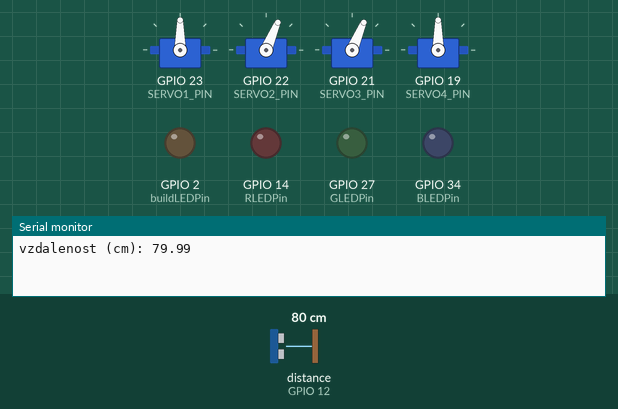
Simulated run of this sketch. Board: ESP32. Shown: 4 × servo, output pins drawn as LEDs (lit = HIGH), the last lines printed to the serial monitor. Wiring (inferred from the names in the program): ultrasonic range finder: trigger GPIO 13; echo GPIO 12. Inputs (shaded band) come from the test bench; at power-on: distance to the obstacle (sensor on GPIO 12) 80 cm. The echo pulse lasts 58.3 µs per cm; random numbers use the default seed unless the sketch sets one; pins used as bus, display or sensor lines are not drawn.

Above: at 0.97 s.
At 1.7 s:
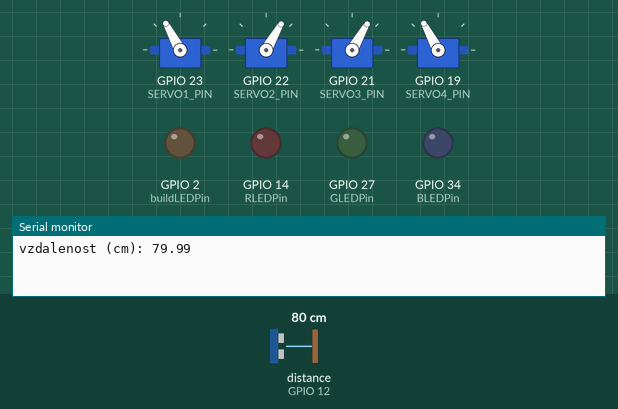
1.8 s: distance to the obstacle (sensor on GPIO 12) set to 2 cm
At 8.6 s:
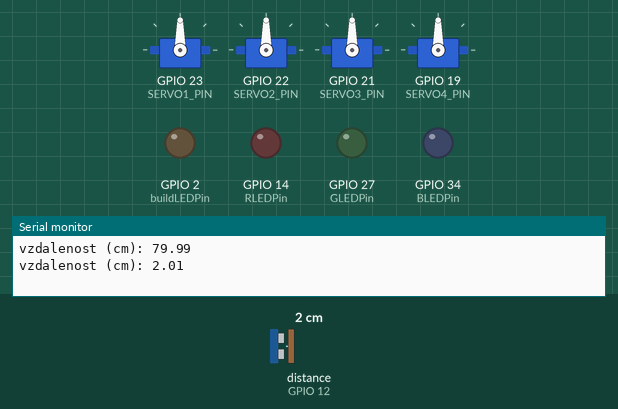
Timing chart, 0 to 39.2 s (numbered marks = the images above; inputs shaded):
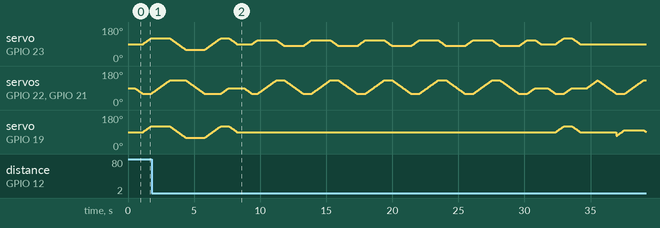

The sketch:

sketch_mar8b.ino
```cpp
#include <Servo.h>

//hodnota pro rychlost zvuku
#define SOUND_SPEED 0.034

#define Rychlost 20

//pin pro integrovanou LED
#define buildLEDPin 2

#define RLEDPin 14
#define GLEDPin 27
#define BLEDPin 34

//definování servo pinů
#define SERVO1_PIN 23
#define SERVO2_PIN 22
#define SERVO3_PIN 21
#define SERVO4_PIN 19

//definování pinů pro ultrazvukový senzor
#define trigPin 13
#define echoPin 12

//aktivování servo motorů
Servo LChodidlo;
Servo RChodidlo;
Servo RNoha;
Servo LNoha;

long duration;
float vzdalenost;
int cas = 0;
long randNumber;

void dopredu();
void doleva();
void doprava();

void setup() {
  //ultrazvukový senzor
  Serial.begin(9600); //začne sériovou komunikaci
  pinMode(trigPin, OUTPUT); // nastaví trigPin jako výstup
  pinMode(echoPin, INPUT); // nastaví echoPin jako vstup

  //nastavení pinů pro serva
  RNoha.attach(SERVO1_PIN);
  LChodidlo.attach(SERVO2_PIN);
  RChodidlo.attach(SERVO3_PIN);
  LNoha.attach(SERVO4_PIN);

  //nastavení pinů jako výstupy
  pinMode(RLEDPin,OUTPUT);
  pinMode(GLEDPin,OUTPUT);
  pinMode(BLEDPin,OUTPUT);
  pinMode(buildLEDPin,OUTPUT);

  //robot do zakladni polohy
  RNoha.write(90);
  RChodidlo.write(90);
  LChodidlo.write(90);
  LNoha.write(90);

  delay(500);

  randomSeed(analogRead(0));

}

void loop() {

  //fungování ultrazvukového senzoru
        digitalWrite(trigPin, LOW);
        delayMicroseconds(2);
        digitalWrite(trigPin, HIGH);
        delayMicroseconds(5);
        digitalWrite(trigPin, LOW);
        duration = pulseIn(echoPin, HIGH);
        vzdalenost = duration / 58.31;
        Serial.print("vzdalenost (cm): ");
        Serial.println(vzdalenost);

//ze základní pozice do podprogramu dopredu
  for (int pos = 90; pos >= 60; pos -= 1)
  {
   LChodidlo.write(pos);
   RChodidlo.write(pos);
   delay(Rychlost);
  }

  for (int pos = 90; pos <= 120; pos += 1)
  {
   LNoha.write(pos);
   RNoha.write(pos);
   delay(Rychlost);
  }

while (vzdalenost > 10)
{
  dopredu();
}

//z podprogramu dopredu do zakladni pozice
for (int pos = 60; pos <= 90; pos += 1)
    {
    LChodidlo.write(pos);
    RChodidlo.write(pos);
    delay(Rychlost);
    }

    for (int pos = 120; pos >= 90; pos -= 1)
    {
    LNoha.write(pos);
    RNoha.write(pos);
    delay(Rychlost);
    }

  delay(500);

  randNumber = random(2);
  Serial.print("nahodne cislo je: ");
  Serial.println(randNumber);

  switch(randNumber)
  {
    case 0:
      Serial.print("otocka doleva");

      //ze zakladni pozice do podprogramu doleva
      for (int pos = 90; pos >= 60; pos -= 1)
      {
        LChodidlo.write(pos);
        RChodidlo.write(pos);
        delay(Rychlost);
      }

      for (int pos = 90; pos <= 110; pos += 1)
      {
        RNoha.write(pos);
        delay(Rychlost);
      }

      for(int i = 0; i < 5; i += 1)
      {
        doleva();
      }

      //z podprogramu doleva do zakladni pozice
      for (int pos = 60; pos <= 90; pos += 1)
      {
        LChodidlo.write(pos);
        RChodidlo.write(pos);
        delay(Rychlost);
      }

      for (int pos = 110; pos >= 90; pos -= 1)
      {
        RNoha.write(pos);
        delay(Rychlost);
      }

      delay(500);

      break;

    case 1:
      Serial.print("otocka doprava");

      //ze zakladni pozice do podprogramu doprava
      for (int pos = 90; pos <= 130; pos += 1)
      {
        LChodidlo.write(pos);
        RChodidlo.write(pos);
        delay(Rychlost);
      }

      for (int pos = 90; pos <= 70; pos += 1)
      {
        LNoha.write(pos);
        delay(Rychlost);
      }

      for(int i = 0; i < 5; i += 1)
      {
        doprava();
      }

      //z podprogramu doprava do zakladni pozice
      for (int pos = 130; pos >= 90; pos -= 1)
      {
        LChodidlo.write(pos);
        RChodidlo.write(pos);
        delay(Rychlost);
      }

      for (int pos = 70; pos <= 90; pos += 1)
      {
        LNoha.write(pos);
        delay(Rychlost);
      }

      delay(500);

      break;
  }
}

/****************PODPROGRAMY****************/

void dopredu() {

    for (int pos = 60; pos <= 130; pos += 1)
    {
    LChodidlo.write(pos);
    RChodidlo.write(pos);
    delay(Rychlost);
    }

    for (int pos = 120; pos >= 60; pos -= 1)
    {
    LNoha.write(pos);
    RNoha.write(pos);
    delay(Rychlost);
    }

    for (int pos = 130; pos >= 60; pos -= 1)
  {
   LChodidlo.write(pos);
   RChodidlo.write(pos);
   delay(Rychlost);
   }

  for (int pos = 60; pos <= 120; pos += 1)
    {
    LNoha.write(pos);
    RNoha.write(pos);
    delay(Rychlost);

    if(pos == 90)
      {
        //fungování ultrazvukového senzoru
        digitalWrite(trigPin, LOW);
        delayMicroseconds(2);
        digitalWrite(trigPin, HIGH);
        delayMicroseconds(5);
        digitalWrite(trigPin, LOW);
        duration = pulseIn(echoPin, HIGH);
        vzdalenost = duration / 58.31;
        Serial.print("vzdalenost (cm): ");
        Serial.println(vzdalenost);

      }
    }
}

void doleva() {
  for (int pos = 60; pos <= 130; pos += 1)
    {
    LChodidlo.write(pos);
    RChodidlo.write(pos);
    delay(Rychlost);
    }

     for (int pos = 110; pos >= 80; pos -= 1)
    {
    RNoha.write(pos);
    delay(Rychlost);
    }

     for (int pos = 130; pos >= 60; pos -= 1)
    {
    LChodidlo.write(pos);
    RChodidlo.write(pos);
    delay(Rychlost);
    }

  for (int pos = 80; pos <= 110; pos += 1)
    {
    RNoha.write(pos);
    delay(Rychlost);
    }
}

void doprava() {
    for (int pos = 130; pos >= 60; pos -= 1)
    {
    LChodidlo.write(pos);
    RChodidlo.write(pos);
    delay(Rychlost);
    }

    for (int pos = 70; pos <= 100; pos += 1)
    {
    LNoha.write(pos);
    delay(Rychlost);
    }

    for(int pos = 60; pos <= 130; pos += 1)
    {
    LChodidlo.write(pos);
    RChodidlo.write(pos);
    delay(Rychlost);
    }

    for (int pos = 100; pos >= 70; pos -= 1)
    {
    LNoha.write(pos);
    delay(Rychlost);
    }
}
```
